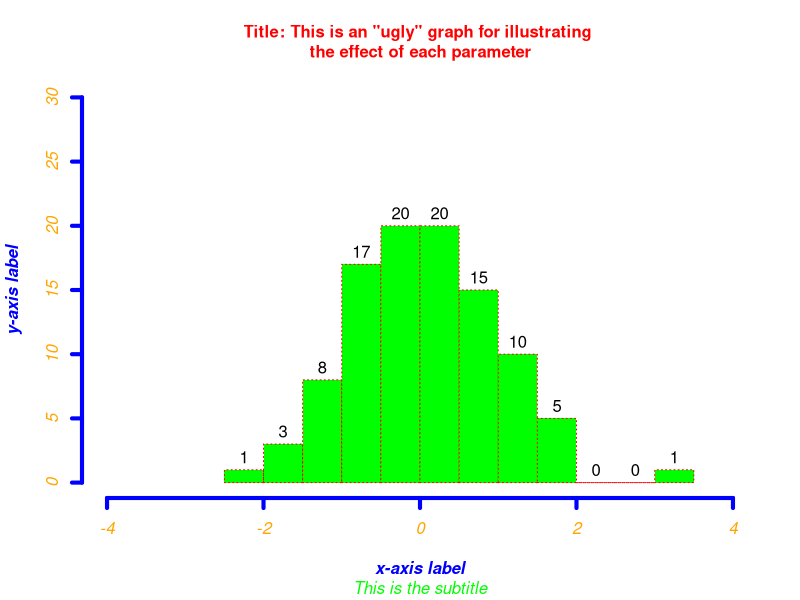
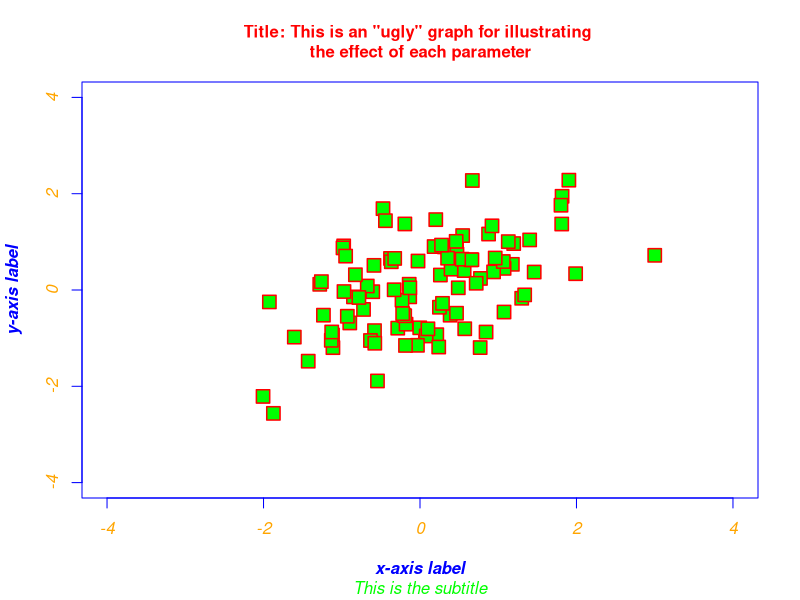

Recreate these plots in R, in order.
# Commonly used graphical parameters 
# Part 1

# Sample data
set.seed(5413790)
caseid <- 1:100
x      <- rnorm(100)
y      <- .60*x + rnorm(100,0,sqrt(1-.60^2))
sample_data <- data.frame(caseid, x, y)

# Histogram
hist(x, 
      main=paste(
           "Title: This is an \"ugly\" graph for illustrating",
           "\nthe effect of each parameter"), 
        cex.main=1, col.main="red", font.main=2,
      sub="This is the subtitle", 
        cex.sub=1, col.sub="green", font.sub=3,
      xlab="x-axis label", 
      ylab="y-axis label", 
        cex.lab=1, col.lab="blue", font.lab=4,
      cex.axis=1, col.axis="orange", font.axis=3, lwd=4, 
      xlim=c(-4,4), ylim=c(0,30),
      fg="blue",
      lty="dotted", col="green", border="red",
      labels=TRUE)

# Scatterplot
plot(x, y,
      main=paste(
           "Title: This is an \"ugly\" graph for illustrating",
           "\nthe effect of each parameter"), 
        cex.main=1, col.main="red", font.main=2,
      sub="This is the subtitle", 
        cex.sub=1, col.sub="green", font.sub=3,
      xlab="x-axis label", 
      ylab="y-axis label", 
        cex.lab=1, col.lab="blue", font.lab=4,
      cex.axis=1, col.axis="orange", font.axis=3, 
      xlim=c(-4,4), ylim=c(-4,4),
      pch=22, lwd=1.5, col="red", bg="green", cex=2,
      fg="blue")